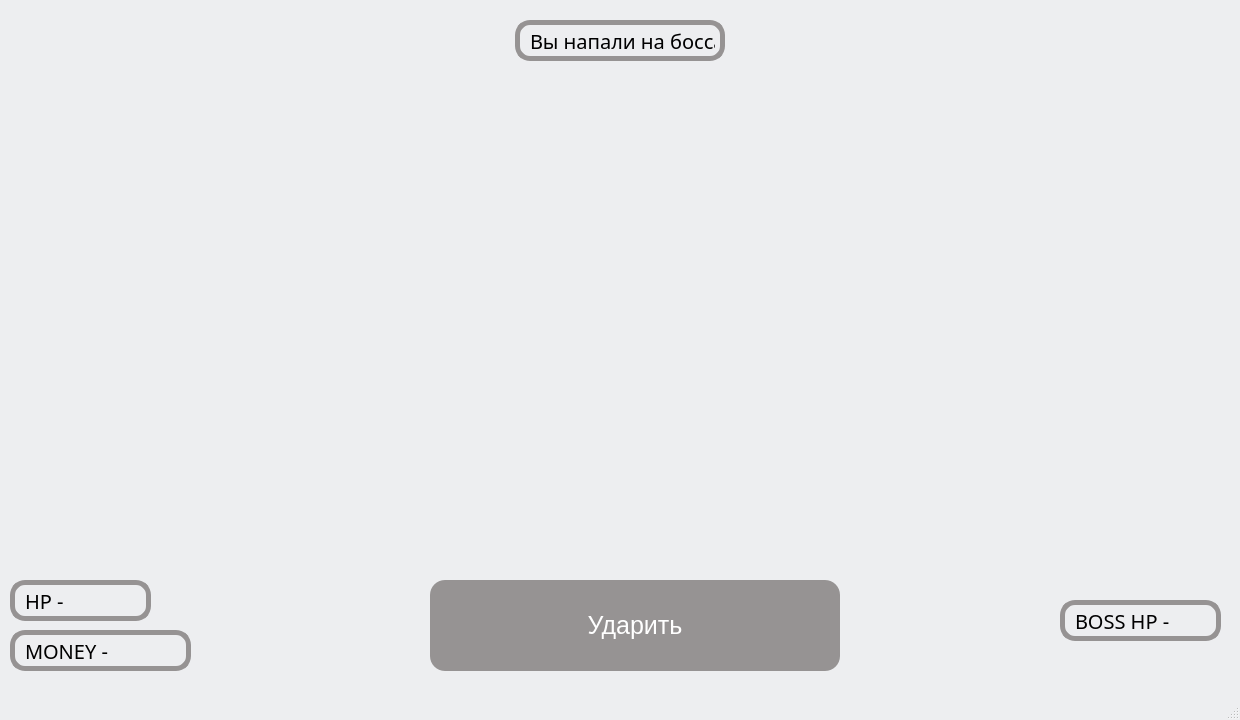
<?xml version="1.0" encoding="UTF-8"?>
<ui version="4.0">
 <class>Boss_1_EasyMode</class>
 <widget class="QMainWindow" name="Boss_1_EasyMode">
  <property name="geometry">
   <rect>
    <x>0</x>
    <y>0</y>
    <width>1240</width>
    <height>720</height>
   </rect>
  </property>
  <property name="windowTitle">
   <string>MainWindow</string>
  </property>
  <property name="styleSheet">
   <string notr="true">QMainWindow{
background-image: url(images/Team.png);
background-color: #edeef0
}
</string>
  </property>
  <widget class="QWidget" name="centralwidget">
   <widget class="QLabel" name="label_money">
    <property name="geometry">
     <rect>
      <x>10</x>
      <y>630</y>
      <width>181</width>
      <height>41</height>
     </rect>
    </property>
    <property name="styleSheet">
     <string notr="true">QLabel{
font-family: Areal;
padding: 5px;
border: 5px solid #969393;
border-radius: 15px;
font-size: 20px;
}</string>
    </property>
    <property name="text">
     <string>MONEY - </string>
    </property>
   </widget>
   <widget class="QLabel" name="label_hp">
    <property name="geometry">
     <rect>
      <x>10</x>
      <y>580</y>
      <width>141</width>
      <height>41</height>
     </rect>
    </property>
    <property name="styleSheet">
     <string notr="true">QLabel{
font-family: Areal;
padding: 5px;
border: 5px solid #969393;
border-radius: 15px;
font-size: 20px;
}</string>
    </property>
    <property name="text">
     <string>HP -</string>
    </property>
   </widget>
   <widget class="QPushButton" name="pushButton">
    <property name="geometry">
     <rect>
      <x>430</x>
      <y>580</y>
      <width>410</width>
      <height>91</height>
     </rect>
    </property>
    <property name="styleSheet">
     <string notr="true">QPushButton{
border-radius: 15px;
font-size: 25px;
color: white;
background-color: #969393;
}

QPushButton:hover{
background-color: #878484;
}
QPushButton:pressed{
font-size: 23px;
}</string>
    </property>
    <property name="text">
     <string>Ударить</string>
    </property>
   </widget>
   <widget class="QLabel" name="label_boss_dmg">
    <property name="geometry">
     <rect>
      <x>515</x>
      <y>20</y>
      <width>210</width>
      <height>41</height>
     </rect>
    </property>
    <property name="styleSheet">
     <string notr="true">QLabel{
font-family: Areal;
padding: 5px;
border: 5px solid #969393;
border-radius: 15px;
font-size: 20px;
}</string>
    </property>
    <property name="text">
     <string>Вы напали на босса</string>
    </property>
   </widget>
   <widget class="QLabel" name="label_boss_hp">
    <property name="geometry">
     <rect>
      <x>1060</x>
      <y>600</y>
      <width>161</width>
      <height>41</height>
     </rect>
    </property>
    <property name="styleSheet">
     <string notr="true">QLabel{
font-family: Areal;
padding: 5px;
border: 5px solid #969393;
border-radius: 15px;
font-size: 20px;
}</string>
    </property>
    <property name="text">
     <string>BOSS HP - </string>
    </property>
   </widget>
  </widget>
  <widget class="QMenuBar" name="menubar">
   <property name="geometry">
    <rect>
     <x>0</x>
     <y>0</y>
     <width>1240</width>
     <height>21</height>
    </rect>
   </property>
  </widget>
  <widget class="QStatusBar" name="statusbar"/>
 </widget>
 <resources/>
 <connections/>
</ui>
